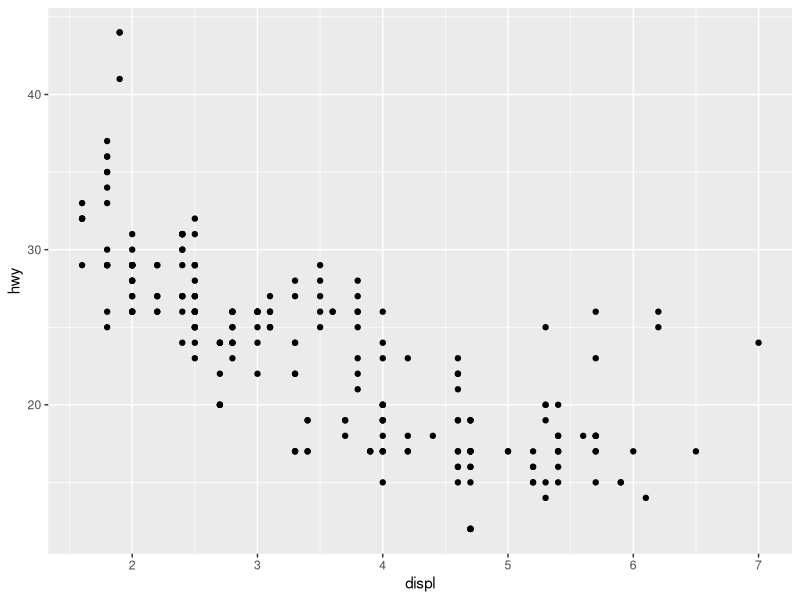
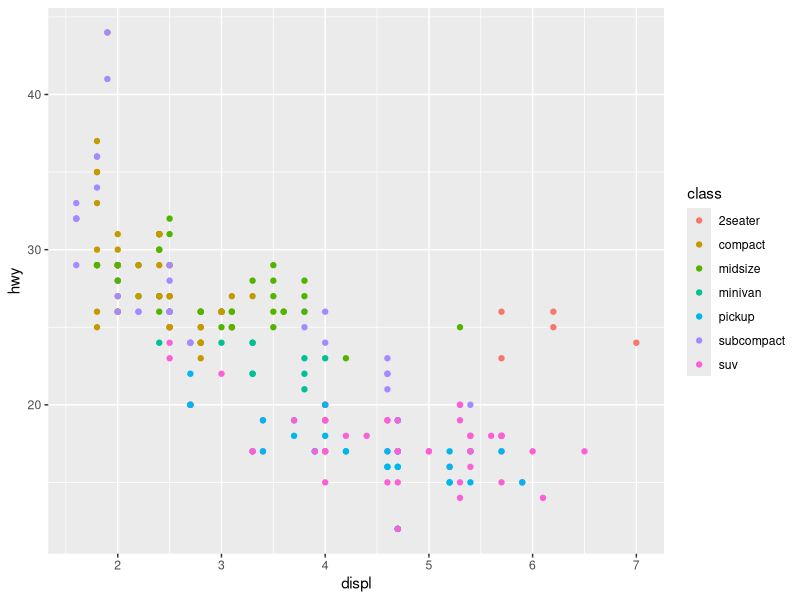
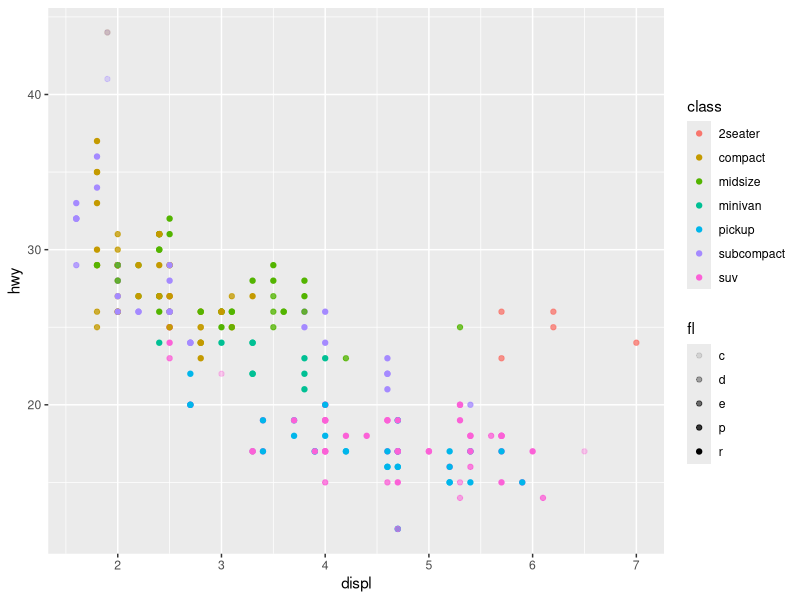

Here is the R script that generated these plots, in order:
## ---- chunk 1
knitr::opts_chunk$set(echo = TRUE)
## ---- chunk 2
#install.packages("tidyverse")
library(tidyverse)
## ---- chunk 3
ggplot(data = mpg) +
  geom_point(mapping = aes(x = displ, y= hwy))
## ---- chunk 4
ggplot(data = mpg) + 
  geom_point(mapping = aes(x = displ, y = hwy, colour = class))
## ---- chunk 5
ggplot(data = mpg) +
  geom_point(mapping = aes(x = displ, y= hwy, colour = class, alpha = fl))
